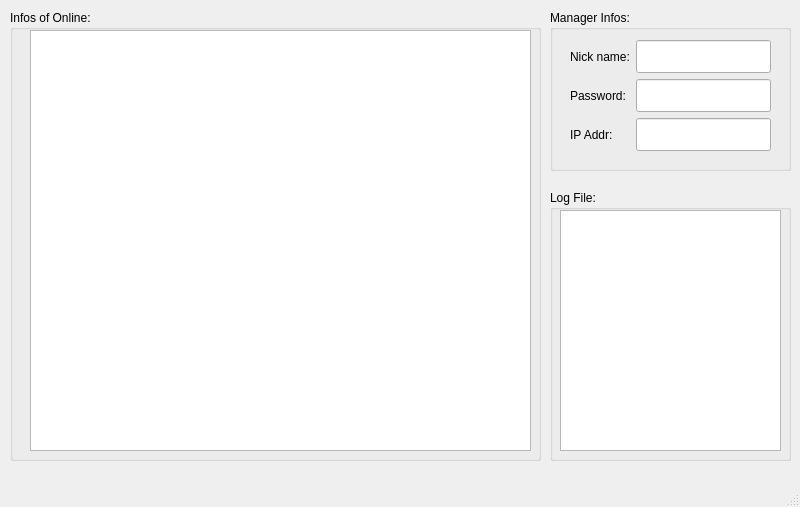
<?xml version="1.0" encoding="UTF-8"?>
<ui version="4.0">
 <class>MainWindow</class>
 <widget class="QMainWindow" name="MainWindow">
  <property name="geometry">
   <rect>
    <x>0</x>
    <y>0</y>
    <width>800</width>
    <height>507</height>
   </rect>
  </property>
  <property name="windowTitle">
   <string>MainWindow</string>
  </property>
  <widget class="QWidget" name="centralwidget">
   <widget class="QGroupBox" name="groupBox">
    <property name="geometry">
     <rect>
      <x>550</x>
      <y>10</y>
      <width>241</width>
      <height>161</height>
     </rect>
    </property>
    <property name="title">
     <string>Manager Infos:</string>
    </property>
    <widget class="QWidget" name="layoutWidget">
     <property name="geometry">
      <rect>
       <x>20</x>
       <y>30</y>
       <width>201</width>
       <height>111</height>
      </rect>
     </property>
     <layout class="QGridLayout" name="gridLayout">
      <item row="0" column="0">
       <widget class="QLabel" name="label">
        <property name="sizePolicy">
         <sizepolicy hsizetype="Preferred" vsizetype="Preferred">
          <horstretch>0</horstretch>
          <verstretch>0</verstretch>
         </sizepolicy>
        </property>
        <property name="text">
         <string>Nick name:</string>
        </property>
       </widget>
      </item>
      <item row="0" column="1">
       <widget class="QLineEdit" name="le_name">
        <property name="sizePolicy">
         <sizepolicy hsizetype="Expanding" vsizetype="Preferred">
          <horstretch>0</horstretch>
          <verstretch>0</verstretch>
         </sizepolicy>
        </property>
       </widget>
      </item>
      <item row="1" column="0">
       <widget class="QLabel" name="label_2">
        <property name="sizePolicy">
         <sizepolicy hsizetype="Preferred" vsizetype="Preferred">
          <horstretch>0</horstretch>
          <verstretch>0</verstretch>
         </sizepolicy>
        </property>
        <property name="text">
         <string>Password:</string>
        </property>
       </widget>
      </item>
      <item row="1" column="1">
       <widget class="QLineEdit" name="le_pswd">
        <property name="sizePolicy">
         <sizepolicy hsizetype="Expanding" vsizetype="Preferred">
          <horstretch>0</horstretch>
          <verstretch>0</verstretch>
         </sizepolicy>
        </property>
       </widget>
      </item>
      <item row="2" column="0">
       <widget class="QLabel" name="label_3">
        <property name="sizePolicy">
         <sizepolicy hsizetype="Preferred" vsizetype="Preferred">
          <horstretch>0</horstretch>
          <verstretch>0</verstretch>
         </sizepolicy>
        </property>
        <property name="text">
         <string>IP Addr:</string>
        </property>
       </widget>
      </item>
      <item row="2" column="1">
       <widget class="QLineEdit" name="le_ipAddr">
        <property name="sizePolicy">
         <sizepolicy hsizetype="Expanding" vsizetype="Preferred">
          <horstretch>0</horstretch>
          <verstretch>0</verstretch>
         </sizepolicy>
        </property>
       </widget>
      </item>
     </layout>
    </widget>
   </widget>
   <widget class="QGroupBox" name="groupBox_2">
    <property name="geometry">
     <rect>
      <x>10</x>
      <y>10</y>
      <width>531</width>
      <height>451</height>
     </rect>
    </property>
    <property name="title">
     <string>Infos of Online:</string>
    </property>
    <widget class="QTableWidget" name="tableWidget">
     <property name="geometry">
      <rect>
       <x>20</x>
       <y>20</y>
       <width>501</width>
       <height>421</height>
      </rect>
     </property>
    </widget>
   </widget>
   <widget class="QGroupBox" name="groupBox_3">
    <property name="geometry">
     <rect>
      <x>550</x>
      <y>190</y>
      <width>241</width>
      <height>271</height>
     </rect>
    </property>
    <property name="title">
     <string>Log File:</string>
    </property>
    <widget class="QTextBrowser" name="textBrowser">
     <property name="geometry">
      <rect>
       <x>10</x>
       <y>20</y>
       <width>221</width>
       <height>241</height>
      </rect>
     </property>
    </widget>
   </widget>
  </widget>
  <widget class="QMenuBar" name="menubar">
   <property name="geometry">
    <rect>
     <x>0</x>
     <y>0</y>
     <width>800</width>
     <height>23</height>
    </rect>
   </property>
  </widget>
  <widget class="QStatusBar" name="statusbar"/>
 </widget>
 <resources/>
 <connections/>
</ui>
